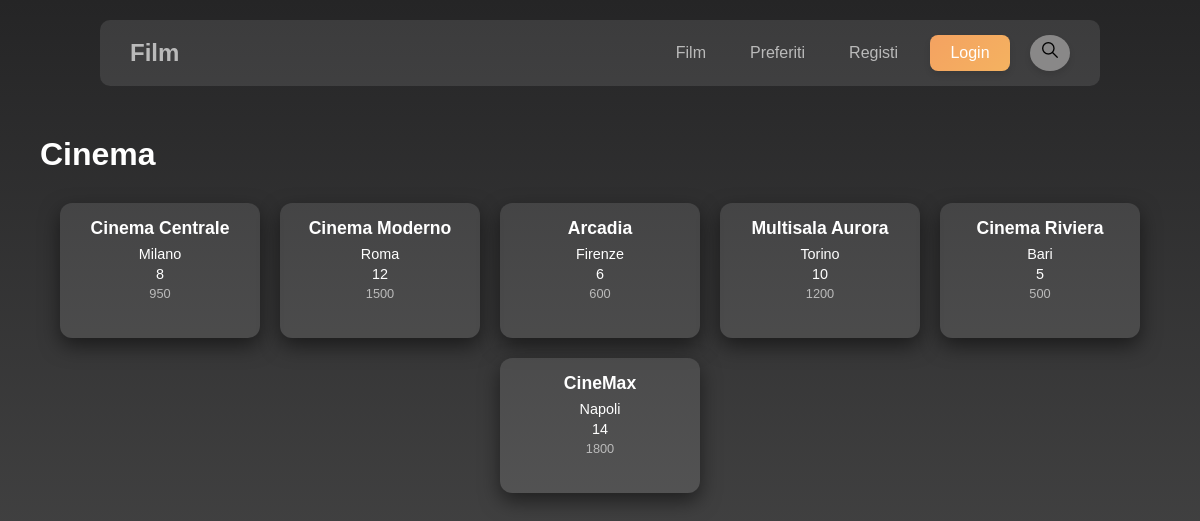
Page /pages/cinema_page.php on the committed database.
### tables this page shows
CREATE TABLE `cinema` (
  `id` int NOT NULL,
  `nome` varchar(40) NOT NULL,
  `citta` varchar(40) NOT NULL,
  `numSale` int NOT NULL,
  `numPost` int NOT NULL
);

### components/cinema_card.php (the view, shortened to what this page needs)
<?php
function cinemaCard($cinema)
{
?>
  <div class="card">
    <h2><?= $cinema['nome'] ?></h2>
    <p><?= $cinema['citta'] ?></p>
    <p><?= $cinema['numSale'] ?></p>
    <p><?= $cinema['numPost'] ?></p>
  </div>
<?php
}

### pages/cinema_page.php (shortened to what this page needs)
<?php
require_once "../components/cinema_card.php";
$conn = getConnection();
$result = $conn->query("SELECT * FROM cinema");
$cinemas = [];
while ($row = $result->fetch_assoc()) {
  $cinemas[] = [
    'id' => $row['id'],
    'nome' => $row['nome'],
    'citta' => $row['citta'],
    'numSale' => $row['numSale'],
    'numPost' => $row['numPost'],
  ];
}
?>
<!DOCTYPE html>
<html lang="en">
<head>
  <link href="../css/style.css" rel="stylesheet">
</head>
<body>
  <?php include "../components/nav.php" ?>
  <div class="film-list">
    <h1>Cinema</h1>
    <div class="films">
      <?php foreach ($cinemas as $cinema): ?>
        <?php cinemaCard($cinema); ?>
      <?php endforeach; ?>
    </div>
  </div>
</body>
</html>

### components/nav.php (shortened to what this page needs)
<?php
$logged = $_SESSION['logged'] ?? false;
$current_page = $_SESSION['current_page'] ?? "index.php";
?>
<body>
  <nav>
    <h2 class="logo">Film</h2>
    <ul>
      <?php if ($current_page != "/pages/film_page.php"): ?>
        <li><a href="/pages/film_page.php">Film</a></li>
      <?php endif; ?>
      <?php if ($current_page != "/pages/preferiti_page.php"): ?>
        <li><a href="/pages/preferiti_page.php">Preferiti</a></li>
      <?php endif; ?>
      <?php if ($current_page != "/pages/registi_page.php"): ?>
        <li><a href="/pages/registi_page.php">Registi</a></li>
      <?php endif; ?>
      <?php if (!$logged): ?>
        <li><button onclick="auth(true)" class="login">Login</button>
        <?php else: ?>
        <li><button onclick="auth(false)" class="logout">Logout</button>
        <?php endif; ?>
        <li><button onclick="search()" class="search"><img src="../res/icons/search.png" alt="search"></button>
    </ul>
  </nav>
</body>

### css/style.css (style rules this page uses)
:root { --logout-color: #e63946; --logout-hover: #d62828; --login-color: #f4a261; --login-hover: #f4b260; --background-1: #252526; --background-2: #4f4f4f; --text-color: #fff; --nav-bg-color: rgba(255, 255, 255, 0.1); --nav-text-color: #bababa; --nav-btn-color: #898888; }
* { padding: 0; margin: 0; box-sizing: border-box; }
body { min-height: 100vh; font-family: sans-serif; background: linear-gradient(to bottom, var(--background-1), var(--background-2)); color: var(--text-color); }
nav { display: flex; justify-content: space-between; align-items: center; padding: 15px 30px; max-width: 1000px; margin: 20px auto 0 auto; background-color: var(--nav-bg-color); border-radius: 10px; transition: all 0.25s ease-in-out; }
nav .logo { font-size: 1.5rem; font-weight: bold; color: var(--nav-text-color); cursor: pointer; }
nav ul { display: flex; gap: 20px; list-style: none; align-items: center; }
nav ul li a, nav ul li button { font-size: 16px; padding: 6px 12px; line-height: 1.5; border-radius: 8px; transition: all 0.25s ease-in-out; }
nav ul li a { text-decoration: none; color: var(--nav-text-color); }
nav ul li button { background: var(--nav-btn-color); min-width: 80px; text-align: center; border: none; font-weight: 500; color: var(--text-color); cursor: pointer; box-shadow: 0 4px 6px rgba(0, 0, 0, 0.1); }
nav ul li button.login { background: linear-gradient(135deg, var(--login-color), var(--login-hover)); }
nav ul li button.search { min-width: 32px; min-height: 32px; border-radius: 100%; }
nav ul li button.search img { height: 16px; width: 16px; }
.film-list { margin: 30px auto; padding: 20px; max-width: calc(100% - 40px); }
.film-list h2 { margin-bottom: 20px; }
.films { display: flex; flex-wrap: wrap; gap: 20px; justify-content: center; margin: 30px auto; }
.card { display: flex; flex-direction: column; align-items: center; text-align: center; flex: 0 0 200px; background: var(--nav-bg-color); color: var(--text-color); border-radius: 12px; box-shadow: 0 8px 20px rgba(0, 0, 0, 0.5); width: 200px; padding: 15px; transition: transform 0.3s ease, box-shadow 0.3s ease; }
.card h2 { font-size: 1.1rem; margin-bottom: 5px; }
.card p { font-size: 0.9rem; margin: 2px 0; }
.card p:last-child, .card p:nth-last-child(2) { font-size: 0.8rem; color: var(--nav-text-color); }

### rows in the picture
cinema: nome "Cinema Centrale", citta "Milano", numSale "8", numPost "950"
cinema: nome "Cinema Moderno", citta "Roma", numSale "12", numPost "1500"
cinema: nome "Arcadia", citta "Firenze", numSale "6", numPost "600"
cinema: nome "Multisala Aurora", citta "Torino", numSale "10", numPost "1200"
cinema: nome "Cinema Riviera", citta "Bari", numSale "5", numPost "500"
cinema: nome "CineMax", citta "Napoli", numSale "14", numPost "1800"
